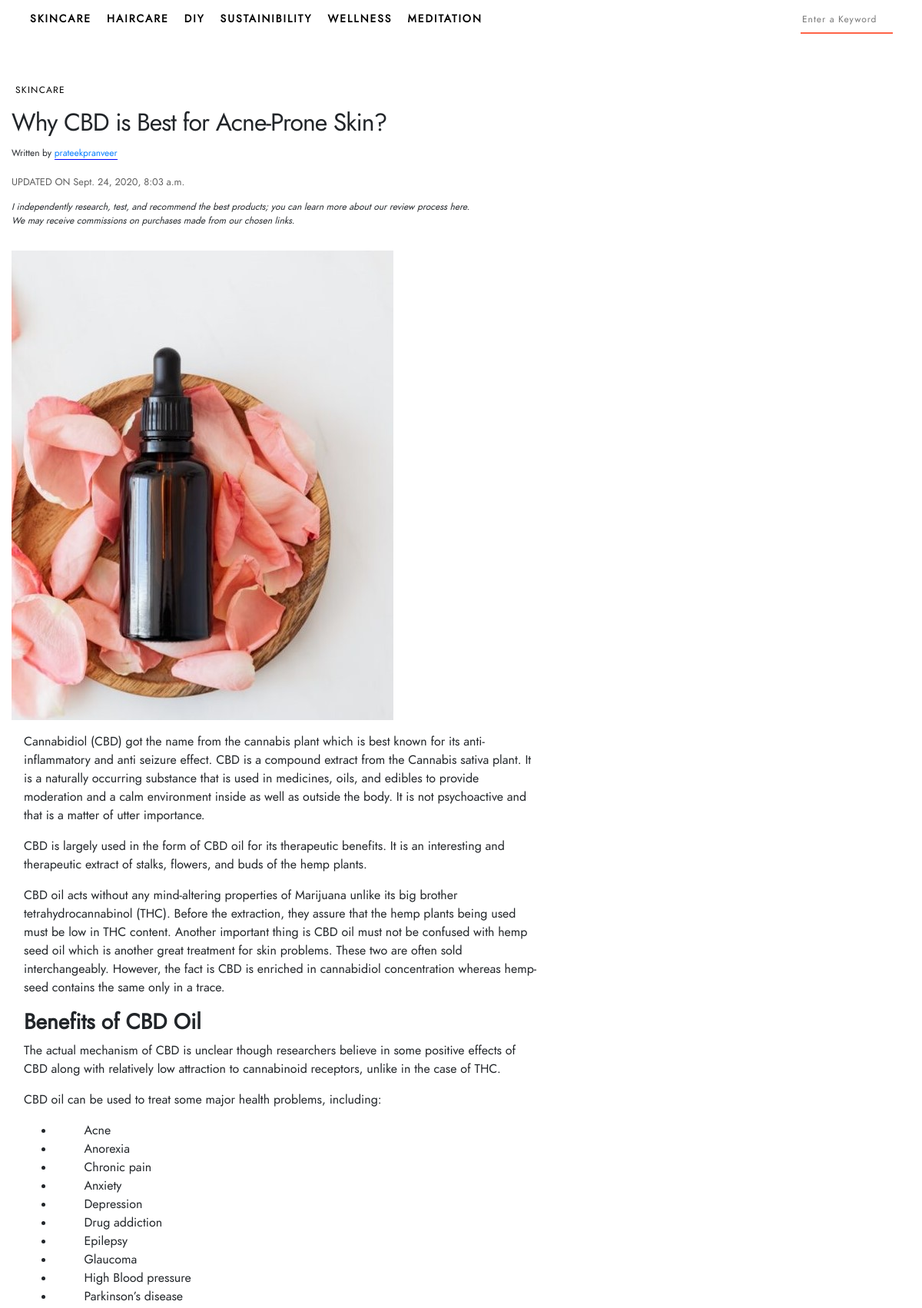
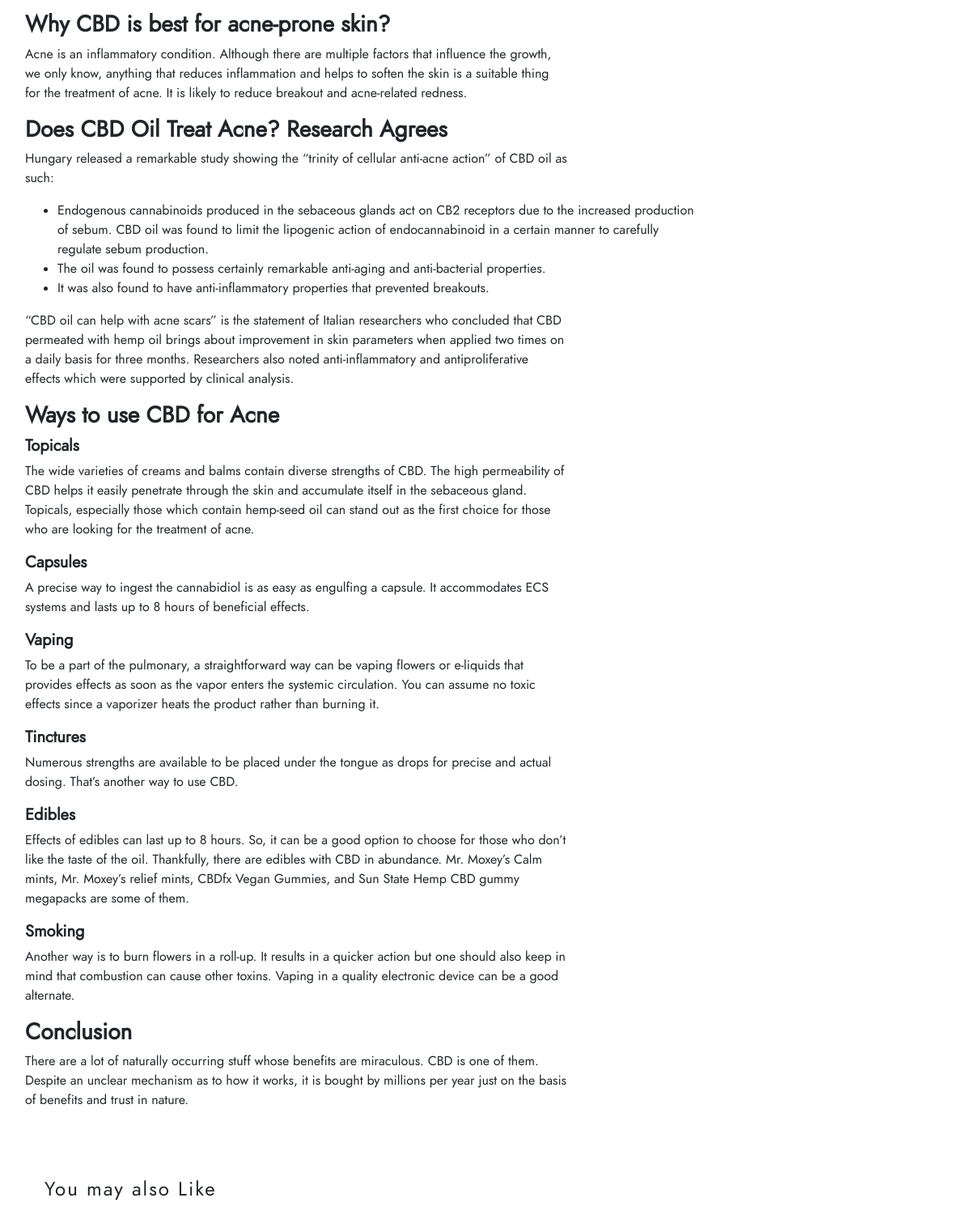
Screenshot of /why-cbd-best-acne-prone-skin (upper part) with the database file from the repository (2 pictures, top to bottom).
### blog/models.py (models this page shows, shortened)
class Category(models.Model):
    title = models.CharField(max_length=100, db_index=True)
    slug = models.SlugField(max_length=100, db_index=True)
    description = models.TextField(max_length=1000, blank=True)
    def __str__(self):
        return self.title

class Blog(models.Model):
    title = models.CharField(max_length=100, unique=True)
    slug = models.SlugField(max_length=100, unique=True)
    meta = models.TextField(max_length=1000)
    body = models.TextField()
    author = models.ForeignKey(settings.AUTH_USER_MODEL, on_delete= models.CASCADE)
    header_img = models.ImageField(upload_to='images/', default=None)
    posted = models.DateTimeField(db_index=True, auto_now_add=True)
    category = models.ForeignKey('blog.Category', on_delete=models.CASCADE)

### blog/views.py (the view)
# urls.py: path('<str:slug>', views.single_post, name="single-post"),
def single_post(request,slug):
    x = Category.objects.all()
    slugpost = Blog.objects.filter(slug=slug)
    recentpost = Blog.objects.all()[:4]
    return render(request, 'single_blog.html', {'slugpost': slugpost, 'recentpost': recentpost, 'x': x})

### templates/single_blog.html (shortened to what this page needs)
{% extends 'base.html' %}
{% block body %}
{% for x in slugpost %}
<div class="container mt-5">
    <div class="row">
        <div class="col-md-9">
            <div class="cat">
                <a href="{% url 'category' x.category %}" class="cats2">{{x.category}}</a>
            </div>
            <div class="headingx mt-2">
                <h2>{{x.title}}</h2>
            </div>
            <div class="author ">
                <p class="written-by">Written by <a href="#" class="author-name">{{x.author}}</a></a></p> <small class="updated-on">UPDATED ON {{x.posted}}</small>
            </div>
            <div class="xline">
                <p>I independently research, test, and recommend the best products; you can learn more about our review process here. We may receive commissions on purchases made from our chosen links.</p>
            </div>
            <div class="imgx">
                <img src="{{x.header_img.url}}" class="img-fluid" alt="">
            </div>
            <div class="body mt-3 ml-3 mr-3">
              {{x.body|safe }}
            </div>
        </div>
    </div>
</div>
{% endfor %}
<div class="container-fluid">
<div class="container hello mt-4">
    <h4 class="headingx mb-4 mt-1">You may also Like</h4>
        </div>
       {% endblock body %}

### templates/base.html (shortened to what this page needs)
{% load static %}
<!DOCTYPE html>
<html lang="en">
<head>
    <link rel="stylesheet" href="https://stackpath.bootstrapcdn.com/bootstrap/4.5.2/css/bootstrap.min.css">
    <link rel="stylesheet" href="{% static 'css/style.css' %}">
    <link href="https://pagecdn.io/lib/easyfonts/fonts.css" rel="stylesheet" />
    <link rel="stylesheet" href="https://stackpath.bootstrapcdn.com/font-awesome/4.7.0/css/font-awesome.min.css">
    <link rel="stylesheet" href="https://stackpath.bootstrapcdn.com/font-awesome/4.7.0/css/font-awesome.min.css">
</head>
<body>
    <div class="nav2 sticky-top container">
        <div class="row">
            <div class="col-md-10">
                <ul class="nav ml-4">
{% for x in x %}
<li class="nav-item">
    <a class="nav-link main active" href="{% url 'category' x.slug %}">{{ x.title }}</a>
</li>
{% endfor %}
                </ul>
            </div>
            {% block search %}
            <form method="GET" action="search">
                <input name="query" id="query" type="text" placeholder="Enter a Keyword" style="border-bottom: 2px solid tomato !important;">
            </form>
            {% endblock search %}
        </div>
    </div>
    {% block body %}
    {% endblock body %}
</body>
</html>

### static/css/style.css (style rules this page uses)
.main { margin-right: 20px !important; }
* { font-family: louis !important; }
.container { max-width: 1300px !important; }
.main { position: relative; display: inline-block; color: black !important; }
.cats2 { letter-spacing: 3px; font-style: normal; font-weight: normal; font-size: 12px; line-height: 12px; letter-spacing: 0.105em; margin: 20px 5px; color: #000000 !important; }
.author-name { border-bottom: 1px solid blue; }
.written-by { font-size: 12px; font-family: josefin sans; font-weight: 400; margin-top: 12px; }
.headingx h2 { font-family: josefin sans; letter-spacing: -1px; margin-top: 12px; font-weight: 300; }
.imgx { width: 80%; }
.imgx img { margin-top: 14px; }
.body p { width: 80%; }
.updated-on { color: #5f5f5f; }
.xline p { font-style: italic; margin-top: 12px; font-size: 12px; width: 600px; }
.headingx { letter-spacing: 2px; font-family: josefin sans; }
.hello { padding: 40px; }
.nav2 { background-color: rgba(255, 255, 255, 0.932); padding-top: 12px; padding-bottom: 12px; }
.nav-link { letter-spacing: 1px; font-family: josefin sans; font-size: 12px; color: rgb(82, 73, 90); font-weight: 500; padding: 0px !important; margin-right: 30px; }
form { margin-left: 42px; }
input { padding-bottom: 8px; font-size: 12px; color: red; border: none !important; letter-spacing: 1px; }
.main { font-size: 12px !important; color: rgb(82, 82, 82) !important; padding: 0px !important; margin-right: 20px; line-height: 25px; font-weight: 500 !important; letter-spacing: 2px !important; }
.nav-item a { letter-spacing: 1px; font-size: 13px; font-weight: 500; color: black !important; }

### templates/base.html (style rules this page uses)
.nav2 { max-width: 100% !important; }
.nav-link { font-size: 14px !important; font-weight: 600 !important; }

### rows the page displays
Category: title "SKINCARE"
Category: title "HAIRCARE"
Category: title "DIY"
Category: title "SUSTAINIBILITY"
Category: title "WELLNESS"
Category: title "MEDITATION"
Blog: category "SKINCARE", title "Why CBD is Best for Acne-Prone Skin?", author "prateekpranveer", posted "Sept. 24, 2020, 8:03 a.m.", header_img (picture), body "Cannabidiol (CBD) got the name from the cannabis plant which is best known for its anti-inflammatory and anti seizure effect. CBD is a compound extract from the Cannabis sativa plant. It is a naturally occurring substance that is used in medicines, oils, and edibles to provide moderation and a calm environment inside as well as outside the body. It is not psychoactive and that is a matter of utter importance. CBD is largely used in the form of CBD oil for its therapeutic benefits. It is an interesting and therapeutic extract of stalks, flowers, and buds of the hemp plants. CBD oil acts without any mind-altering properties of Marijuana unlike its big brother tetrahydrocannabinol (THC).…"
